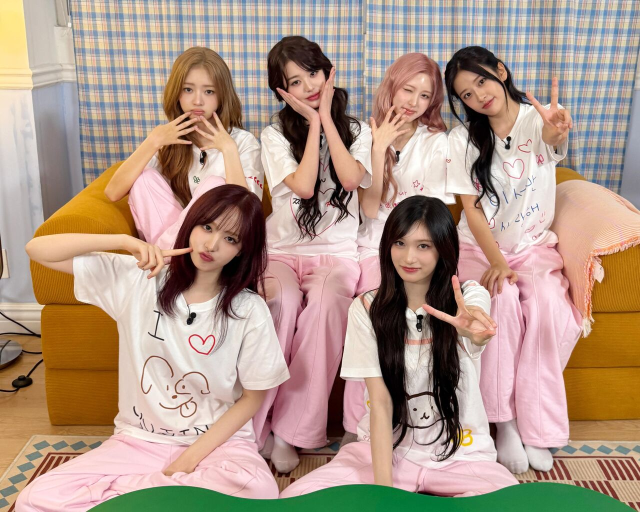
#> input picture 4_Numpy/ive.jpg, 1280 x 1024 px (shown at 1/2 size); the run also reads 1 picture not shown here
$ jupyter execute --allow-errors CV.ipynb   (shell and % lines are left out)
#> lines starting #> are read from the running program, lines starting #| are printed output that depends on the picture
[cell 1]
import numpy as np
import cv2
import matplotlib.pyplot as plt

[cell 2]
a= np.zeros((5, 5), dtype=np.float32)
a= np.arange(25).reshape(5, 5)
plt.imshow(a, cmap='magma') #----> 1채널 이미지
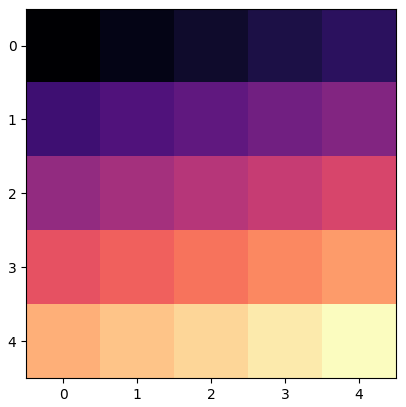
#> figure drawn by matplotlib, 1 panel

[cell 3]
# 컬러 영상 H, W, 3(RGB or BGR)
image=np.zeros((5, 5, 3), dtype= np.uint8)
plt.imshow(image)

#  삭제 안 하면 색깔이 계속 쌓임====> 안 없어짐*************

image[0, 0, 0]= 255
image[0, 0, 2]= 160
image[0, 0, 1]= 255

plt.imshow(image)
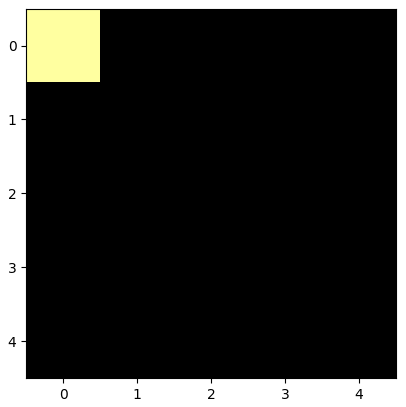
#> figure drawn by matplotlib, 1 panel

[cell 4]
# 컬러 영상 H, W, 3(RGB or BGR)
image=np.zeros((5, 5, 3), dtype= np.uint8)
plt.imshow(image)

#  삭제 안 하면 색깔이 계속 쌓임====> 안 없어짐*************

image[0, 0, 0]= 255
image[0, :, 2]= 255
image[1, :]= [255, 150, 220] #shape----> 3
image[3:, :]= [255, 255, 0]

plt.imshow(image)
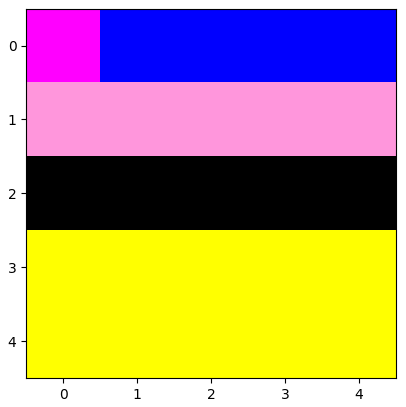
#> figure drawn by matplotlib, 1 panel

#> (a cell that did not finish here is left out)

[cell 6]
image=cv2.imread("ive.jpg")
#> image is the input picture: shape (1024, 1280, 3); mean B, G, R 135.7, 151.6, 175.6

plt.imshow(image)

image_rgb = cv2.cvtColor(image, cv2.COLOR_BGR2RGB)

plt.imshow(image_rgb)
plt.axis("off")
plt.show()
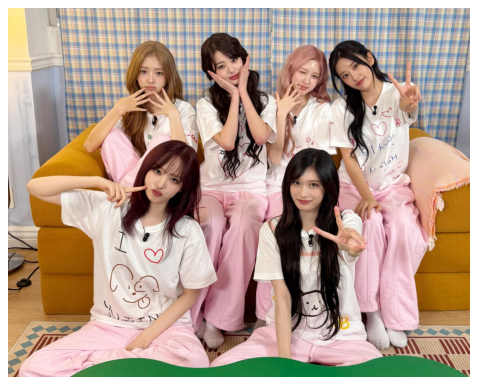
#> figure drawn by matplotlib, 1 panel; B, G, R data is drawn as R, G, B

image = image[..., [2, 1, 0]]
image = cv2.resize(image, None, fx=0.4, fy=0.4)
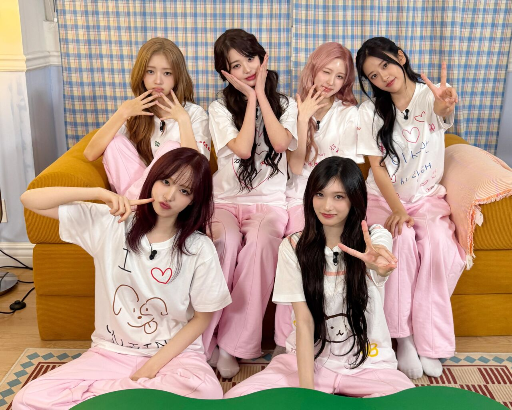
#> image: shape (410, 512, 3); mean R, G, B 175.4, 151.5, 135.5
plt.imshow(image)

[cell 7]
liz = image[130:250, 120:230]
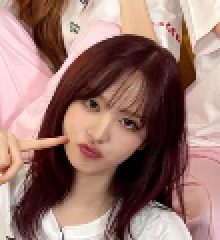
#> liz: shape (120, 110, 3) (shown 2 times larger); mean R, G, B 153.6, 119.2, 111.3
liz

plt.imshow(liz)

[cell 8]
H, W, _ = image.shape
#> H = 410; W = 512
y1 = 20
y2 = 350
x1 = 110
x2 = 440
image[y1:y2, x1:x2]

plt.imshow(image[y1:y2, x1:x2])
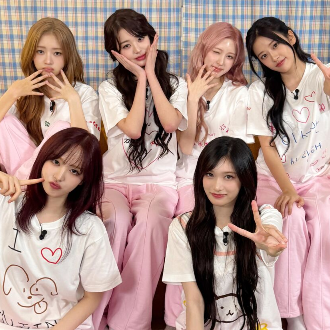
#> shown: shape (330, 330, 3); mean R, G, B 173.5, 146.2, 139.7

[cell 9]
H, W, _ = image.shape
size = min(H, W)
#> size = 410
y1 = (H - size) // 2
#> y1 = 0
y2 = y1 + size
#> y2 = 410
x1 = (W - size) // 2
#> x1 = 51
x2 = x1 + size
#> x2 = 461
image[y1:y2, x1:x2]

plt.imshow(image[y1:y2, x1:x2])
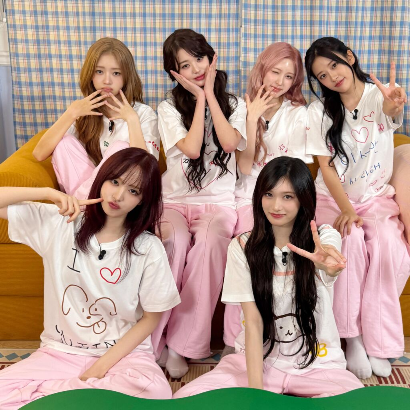
#> shown: shape (410, 410, 3); mean R, G, B 174.5, 151.3, 139.5

[cell 10]
H, W, _ = image.shape
delta = int(abs(H - W)/2)
#> delta = 51
y1 = 0
y2 = H
x1 = delta
x2 = W - delta
image[y1:y2, x1:x2]


plt.imshow(image[y1:y2, x1:x2])

[cell 11]
# 밝기(brightness) - 덧셈연산
# 대비(contrast) - 곱셈

a= np.float32(liz) +100
# a[a>255]= 255
# a[a>0]= 0
a= np.clip(a, 0, 255)
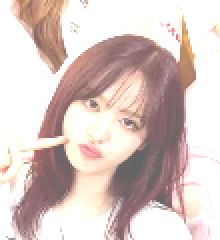
#> a: shape (120, 110, 3) float32 (shown 2 times larger); mean R, G, B 217.9, 200.2, 195.4
a= np.uint8(a)
plt.imshow(a)

[cell 12]
liz+ 30

plt.imshow(liz+30)
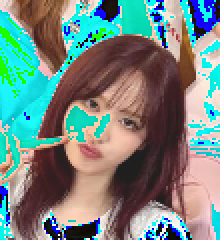
#> shown: shape (120, 110, 3) (shown 2 times larger); mean R, G, B 114.8, 135, 130
